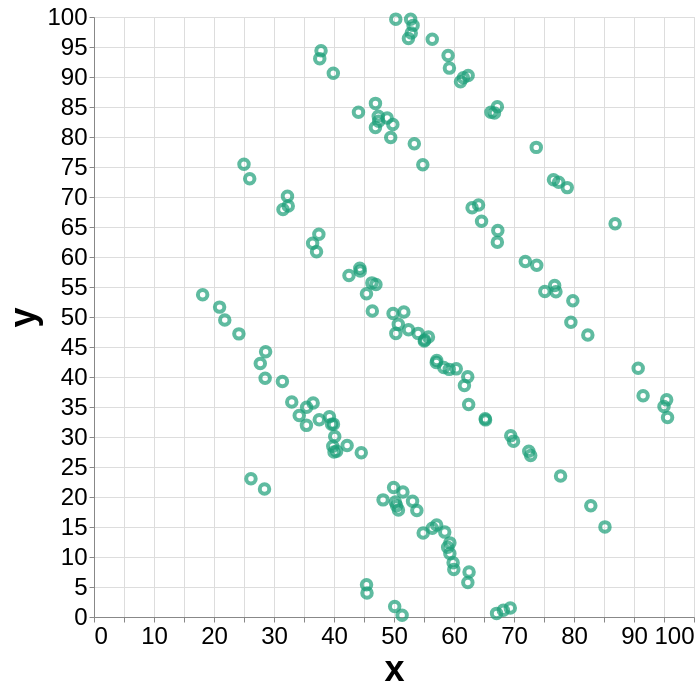

Write the Vega-Lite specification saved for this chart.
### Vega-Lite specification from a JSON file in a GitHub repository (floating-point values rounded to 4 significant figures; data arrays with more than 128 entries replaced by an {"elided": "..."} marker saying what was removed)
{"config": {"view": {}, "mark": {}, "axis": {"labelFontSize": 24, "titleFontSize": 36}}, "data": {"name": "data-6a92cd99651782c4fa38a7408b120d01"}, "mark": {"type": "point", "color": "#1b9e77"}, "encoding": {"size": {"value": 90}, "strokeWidth": {"value": 4}, "x": {"type": "quantitative", "field": "x"}, "y": {"type": "quantitative", "field": "y"}}, "height": 600, "width": 600, "$schema": "https://vega.github.io/schema/vega-lite/v5.json", "datasets": {"data-6a92cd99651782c4fa38a7408b120d01": {"elided": "142 records"}}}
